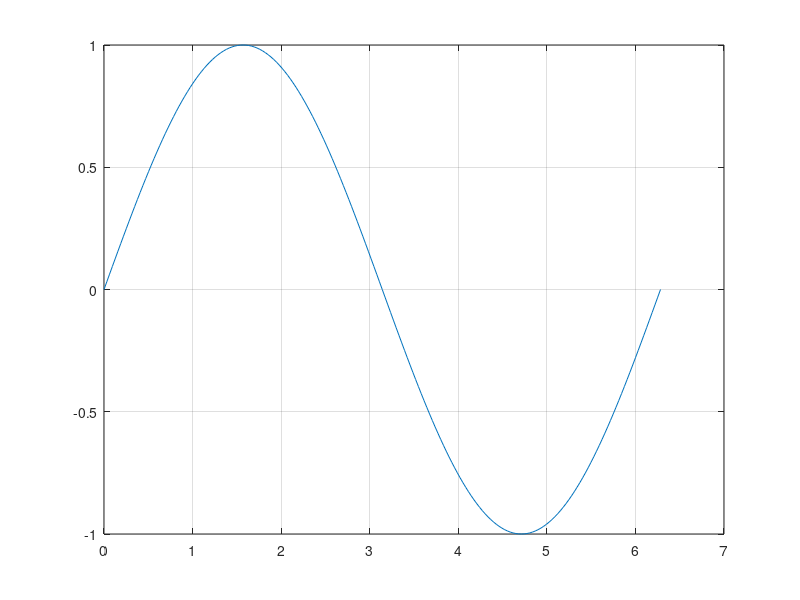
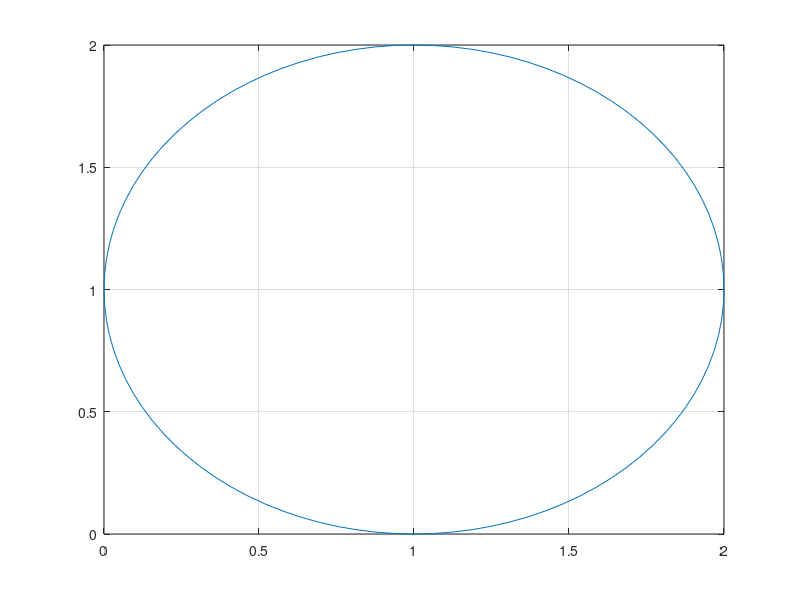

The MATLAB source for these figures, in order:
%% What is a Function?
% *function/mapping*: a mapping (also called a function) is a rule that assigns 
% to every element x of a set X a single element of a set Y. It is written as: 
% 
% $$f:X\rightarrow Y$$ 
% 
% where the arrow indicates mapping, and the letter $f$ symbolically specifies 
% a rule of mapping. When we write:
% 
% $$y=f(x)$$
% 
% we are mapping from argument $x$ in domain $X$ to value $y$ in co-domain 
% Y.
% 
% _*Definitions:*_
% 
% * *domain*: big $X$ is the domain of $f$
% * *argument*: little $x$ is an element in big $X$, an argument of the function 
% $f$.
% * *co-domain*: big $Y$ is the co-domain of $f$.
% * *image/value*: when $y =f(x)$, we refer to $y$ as the image or value of 
% $x$ under $f$.
% * *range*: $f(X) = \{ y \in Y : y = f(x) \text{ for some } x \in X  \}$
% 
% In some textbooks, $x$ is called independent or exogenous variables, and 
% $y$ is called dependent or endogenous variables. We will avoid using those words 
% to avoid confusion.
% 
% _*This is a function_*:

figure();
x = 0:pi/100:2*pi;
y = sin(x);
plot(x,y);
grid on;
%% 
% _*This is NOT a function_*:

figure();
x = 1; y=1; r=1;
th = 0:pi/50:2*pi;
xunit = r * cos(th) + x;
yunit = r * sin(th) + y;
h = plot(xunit, yunit);
grid on;
%% 
%